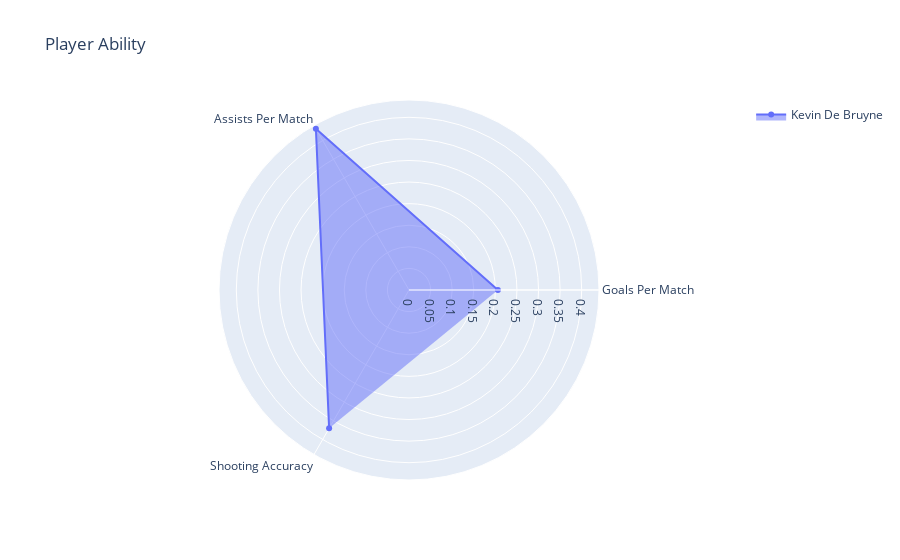

Here is the notebook cell this chart was saved with:
### Code cell
PlayerAbility("Kevin De Bruyne")

### Figure 1 — Plotly figure (JSON) as saved in the notebook; plotly's stock layout.template omitted (floating-point values rounded to 4 significant figures)
{"data": [{"fill": "toself", "name": "Kevin De Bruyne", "r": [0.2059, 0.4314, 0.37], "theta": ["Goals Per Match", "Assists Per Match", "Shooting Accuracy"], "type": "scatterpolar"}], "layout": {"showlegend": true, "title": {"text": "Player Ability"}, "xaxis": {"domain": [0, 1]}, "yaxis": {"domain": [0, 1]}}}
